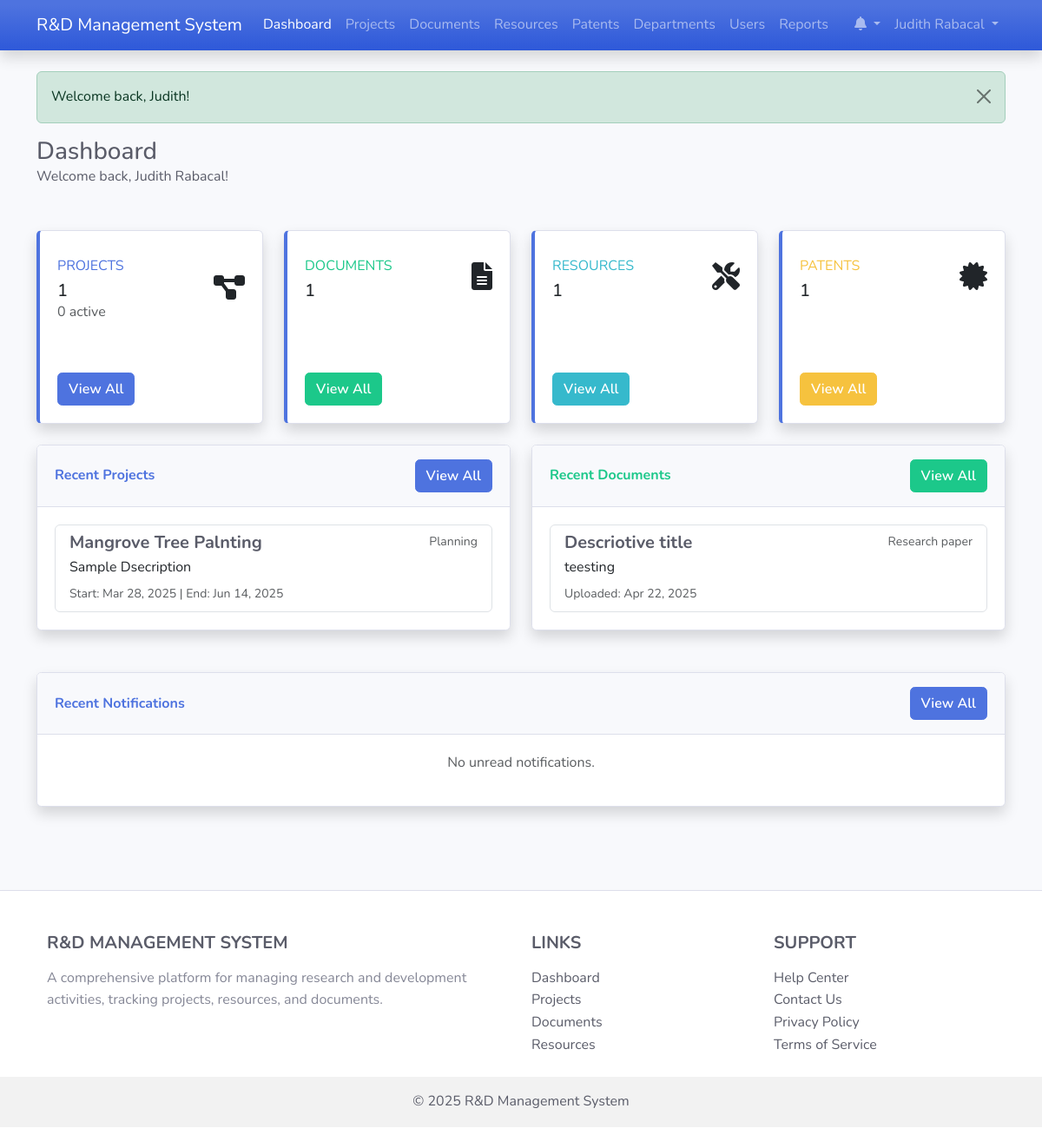
/ (signed in), run on the app's committed database.
### tables this page shows
CREATE TABLE `users` (
  `id` int(11) NOT NULL,
  `username` varchar(50) NOT NULL,
  `password` varchar(255) NOT NULL,
  `email` varchar(100) NOT NULL,
  `first_name` varchar(50) NOT NULL,
  `last_name` varchar(50) NOT NULL,
  `role_id` int(11) NOT NULL,
  `department_id` int(11) DEFAULT NULL,
  `is_active` tinyint(1) DEFAULT 1,
  `last_login` datetime DEFAULT NULL,
  `created_at` timestamp NOT NULL DEFAULT current_timestamp(),
  `updated_at` timestamp NOT NULL DEFAULT current_timestamp() ON UPDATE current_timestamp()
);

CREATE TABLE `projects` (
  `id` int(11) NOT NULL,
  `title` varchar(100) NOT NULL,
  `description` text DEFAULT NULL,
  `start_date` date DEFAULT NULL,
  `end_date` date DEFAULT NULL,
  `status` enum('planning','in_progress','completed','on_hold','cancelled') DEFAULT 'planning',
  `budget` decimal(15,2) DEFAULT NULL,
  `department_id` int(11) DEFAULT NULL,
  `created_by` int(11) NOT NULL,
  `created_at` timestamp NOT NULL DEFAULT current_timestamp(),
  `updated_at` timestamp NOT NULL DEFAULT current_timestamp() ON UPDATE current_timestamp()
);

CREATE TABLE `documents` (
  `id` int(11) NOT NULL,
  `title` varchar(100) NOT NULL,
  `description` text DEFAULT NULL,
  `file_path` varchar(255) NOT NULL,
  `file_type` varchar(50) DEFAULT NULL,
  `file_size` int(11) DEFAULT NULL,
  `type` enum('research_paper','faculty_evaluation','patent','report','other') NOT NULL,
  `project_id` int(11) DEFAULT NULL,
  `uploaded_by` int(11) NOT NULL,
  `upload_date` datetime DEFAULT current_timestamp(),
  `created_at` timestamp NOT NULL DEFAULT current_timestamp(),
  `updated_at` timestamp NOT NULL DEFAULT current_timestamp() ON UPDATE current_timestamp(),
  `submit_to_journal` varchar(60) NOT NULL
);

### index.php (the view, shortened to what the rows shown need)
<?php
require_once 'classes/Document.php';
$userObj = new User();
$currentUser = $userObj->getById($_SESSION['user_id']);
$projectObj = new Project();
$documentObj = new Document();
$recentProjects = [];
$recentDocuments = [];
if ($currentUser['role_id'] <= 2) {
    $recentProjects = $projectObj->getAll('created_at', 'DESC', 5);
    $recentDocuments = $documentObj->getAll('upload_date', 'DESC', 5);
}
include 'includes/header.php';
?>
<div class="row mb-4">
    <div class="col-md-12">
        <h1 class="h3 mb-0 text-gray-800">Dashboard</h1>
        <p class="mb-4">Welcome back, <?php echo htmlspecialchars($currentUser['first_name'] . ' ' . $currentUser['last_name']); ?>!</p>
    </div>
</div>
<div class="row">
    <div class="col-lg-6 mb-4">
        <div class="card shadow mb-4">
            <div class="card-body">
                <?php if (empty($recentProjects)): ?>
                    <p class="text-center text-muted">No projects found.</p>
                <?php else: ?>
                    <div class="list-group">
                        <?php foreach ($recentProjects as $project): ?>
                            <a href="project_detail.php?id=<?php echo $project['id']; ?>" class="list-group-item list-group-item-action">
                                <div class="d-flex w-100 justify-content-between">
                                    <h5 class="mb-1"><?php echo htmlspecialchars($project['title']); ?></h5>
                                    <small class="text-muted">
                                        <span class="project-status status-<?php echo $project['status']; ?>">
                                            <?php echo ucfirst(str_replace('_', ' ', $project['status'])); ?>
                                        </span>
                                    </small>
                                </div>
                                <p class="mb-1">
                                    <?php
                                    $desc = $project['description'] ?? '';
                                    echo htmlspecialchars(substr($desc, 0, 100)) . (strlen($desc) > 100 ? '...' : '');
                                    ?>
                                </p>
                                <small class="text-muted">
                                    <?php if (!empty($project['start_date'])): ?>
                                        Start: <?php echo date('M d, Y', strtotime($project['start_date'])); ?>
                                    <?php endif; ?>
                                    <?php if (!empty($project['end_date'])): ?>
                                        | End: <?php echo date('M d, Y', strtotime($project['end_date'])); ?>
                                    <?php endif; ?>
                                </small>
                            </a>
                        <?php endforeach; ?>
                    </div>
                <?php endif; ?>
            </div>
        </div>
    </div>
    <div class="col-lg-6 mb-4">
        <div class="card shadow mb-4">
            <div class="card-body">
                <?php if (empty($recentDocuments)): ?>
                    <p class="text-center text-muted">No documents found.</p>
                <?php else: ?>
                    <div class="list-group">
                        <?php foreach ($recentDocuments as $document): ?>
                            <a href="document_detail.php?id=<?php echo $document['id']; ?>" class="list-group-item list-group-item-action">
                                <div class="d-flex w-100 justify-content-between">
                                    <h5 class="mb-1"><?php echo htmlspecialchars($document['title']); ?></h5>
                                    <small class="text-muted">
                                        <span class="document-type-<?php echo $document['type']; ?>">
                                            <?php echo ucfirst(str_replace('_', ' ', $document['type'])); ?>
                                        </span>
                                    </small>
                                </div>
                                <p class="mb-1">
                                    <?php
                                    $desc = $document['description'] ?? '';
                                    echo htmlspecialchars(substr($desc, 0, 100)) . (strlen($desc) > 100 ? '...' : '');
                                    ?>
                                </p>
                                <small class="text-muted">
                                    Uploaded: <?php echo date('M d, Y', strtotime($document['upload_date'])); ?>
                                </small>
                            </a>
                        <?php endforeach; ?>
                    </div>
                <?php endif; ?>
            </div>
        </div>
    </div>
</div>
<?php
include 'includes/footer.php';
?>

### includes/header.php (shortened to what the rows shown need)
<?php
$isLoggedIn = isset($_SESSION['user_id']);
$currentUser = null;
if ($isLoggedIn) {
    $userObj = new User();
    $currentUser = $userObj->getById($_SESSION['user_id']);
}
?>
<!DOCTYPE html>
<html lang="en">
<head>
    <link href="https://cdn.jsdelivr.net/npm/bootstrap@5.3.0-alpha1/dist/css/bootstrap.min.css" rel="stylesheet">
    <link rel="stylesheet" href="https://cdnjs.cloudflare.com/ajax/libs/font-awesome/6.0.0/css/all.min.css">
    <link rel="stylesheet" href="https://cdn.datatables.net/1.11.5/css/dataTables.bootstrap5.min.css">
    <link rel="stylesheet" href="assets/css/style.css">
</head>
<body>
    <nav class="navbar navbar-expand-lg navbar-dark bg-gradient-primary shadow">
        <div class="container">
            <div class="collapse navbar-collapse" id="navbarNav">
                <ul class="navbar-nav">
                    <?php if ($isLoggedIn): ?>
                        <li class="nav-item dropdown">
                            <a class="nav-link dropdown-toggle" href="#" id="notificationsDropdown" role="button" data-bs-toggle="dropdown" aria-expanded="false">
                                <i class="fas fa-bell"></i>
                            </a>
                        </li>
                        <li class="nav-item dropdown">
                            <a class="nav-link dropdown-toggle" href="#" id="userDropdown" role="button" data-bs-toggle="dropdown" aria-expanded="false">
                                <?php echo htmlspecialchars($currentUser['first_name'] . ' ' . $currentUser['last_name']); ?>
                            </a>
                        </li>
                    <?php endif; ?>
                </ul>
            </div>
        </div>
    </nav>
    <div class="container mt-4">

### data on the page
users: first_name+last_name "Judith Rabacal"
projects: title "Mangrove Tree Palnting", status "Planning", description "Sample Dsecription", start_date "Mar 28, 2025", end_date "Jun 14, 2025"
documents: title "Descriotive title", type "Research paper", description "teesting", upload_date "Apr 22, 2025"

### other printed values
$_SESSION['success_message'] "Welcome back, Judith!"
$projectsCount "1"
$activeProjectsCount "0"
$documentsCount "1"
$resourcesCount "1"
$patentsCount "1"
